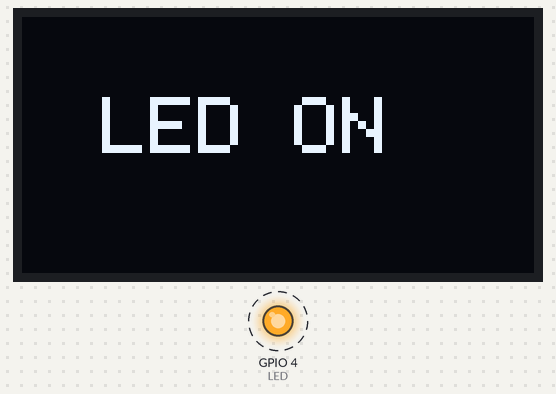
Bench run of a sketch on a simulated ESP32. Parts: 128×64 one-colour display, output pins drawn as LEDs (lit = HIGH). Dashed ring = blinking.

Above: at 0.1 s.
At 1.1 s:
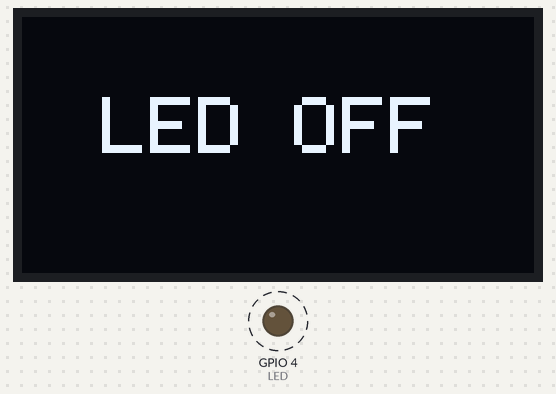
Timing chart, 0 to 130.0 s (numbered marks = the images above):
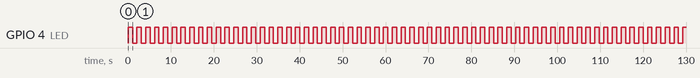

The sketch:

TP2_allumer_LED.ino
```cpp
#include <Wire.h>
#include <Adafruit_GFX.h>
#include <Adafruit_SSD1306.h>

#define LED 4

#define SCREEN_WIDTH 128
#define SCREEN_HEIGHT 64
Adafruit_SSD1306 oled(SCREEN_WIDTH, SCREEN_HEIGHT, &Wire, -1);

void setup() {
  pinMode(LED, OUTPUT);
  Wire.begin(21, 22);
  oled.begin(SSD1306_SWITCHCAPVCC, 0x3C);
  oled.clearDisplay();
  oled.setTextColor(SSD1306_WHITE);
  oled.setTextSize(2);
}

void loop() {
  digitalWrite(LED, HIGH);
  oled.clearDisplay();
  oled.setCursor(20, 20);
  oled.println("LED ON");
  oled.display();
  delay(1000);

  digitalWrite(LED, LOW);
  oled.clearDisplay();
  oled.setCursor(20, 20);
  oled.println("LED OFF");
  oled.display();
  delay(1000);
}
```

Measured:
- by itself, GPIO 4 (LED): alternates HIGH for 1.0 s and LOW for 1.0 s
